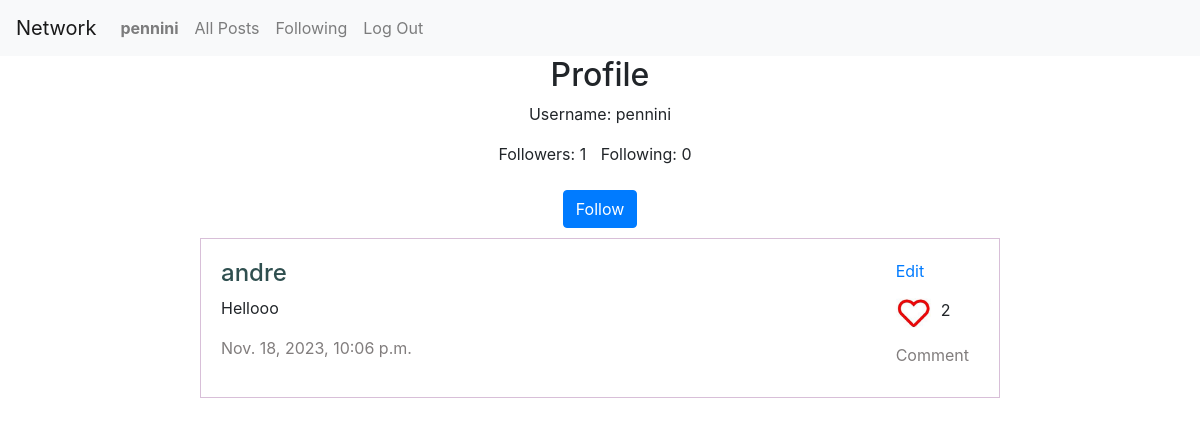
The app's page /profile/1 (signed in) with its own data.
### network/models.py (models this page shows, shortened)
class User(AbstractUser):
    pass

class Post(models.Model):
    user = models.ForeignKey(User, on_delete=models.CASCADE, related_name="posts")
    content = models.TextField()
    timestamp = models.DateTimeField(auto_now_add=True)
    likes_post = models.IntegerField(default=0)

### network/views.py (the view)
# urls.py: path("profile/<int:user_id>", views.profile, name="profile"),
@login_required
def profile(request, user_id):
    user = User.objects.get(id=user_id)
    posts = Post.objects.filter(user=user_id).order_by("-timestamp").all()
    followers = Follow.objects.filter(following=user_id).count()
    following = Follow.objects.filter(user=user_id).count()
    if request.user.is_authenticated:
        if request.user == user_id:
            return render(request, "network/profile.html", {
                "user_id": user,
                "posts": posts,
                "followers": followers,
                "following": following
            })
        else:
            return render(request, "network/profile.html", {
                "user_id": user,
                "posts": posts,
                "followers": followers,
                "following": following,
                "follow": True
            })
    else:
        return HttpResponseRedirect(reverse("login"))

### network/templates/network/profile.html (shortened to what this page needs)
{% extends "network/layout.html" %}
{% load static %}
{% block body %}
    <div id="info-profile">
        <h2>Profile</h2>
        <div>
            <p>Username: {{ user.username }}</p>
            <div id="follow-profile">
                <span>Followers: {{ followers }}</span>
                <span>Following: {{ following }}</span>
            </div>
        </div>
        <br>
        <div class="follow-but">
            <button class="btn btn-primary" data-userid="{{ user.id }}">Follow</button>
        </div>
    </div>
    {% for post in posts %}
        <div class="post-views">
            <span>
                <a href="{% url 'profile' post.user.id %}" class="user-id"><h4>{{ post.user }}</h4></a>
                <p>{{ post.content }}</p>
                <p class="timestamp">{{ post.timestamp }}</p>
            </span>
            <span>
                <div class="post-interaction">
                    <div class="post-but">
                        <a href="#" class="edit-post" data-id="{{ post.id }}">Edit</a>
                    </div>
                    <div class="like-but">
                        <a href="#" class="like-post">
                            <img data-id="{{ post.id }}" src="{% static 'network/images/unlike.png' %}" alt="like button" class="icone-like">
                        </a>
                        <div id="like-{{ post.id }}">{{ post.likes_post }}</div>
                    </div>
                    <div class="post-but">
                        <a href="#" class="comment-post" data-id="{{ post.id }}">Comment</a>
                    </div>
                </div>
            </span>
        </div>
    {% endfor %}
{% endblock body %}

### network/templates/network/layout.html (shortened to what this page needs)
{% load static %}
<!DOCTYPE html>
<html lang="en">
    <head>
        <link rel="stylesheet" href="https://stackpath.bootstrapcdn.com/bootstrap/4.4.1/css/bootstrap.min.css">
        <link href="{% static 'network/styles.css' %}" rel="stylesheet">
    </head>
    <body>
        <nav class="navbar navbar-expand-lg navbar-light bg-light">
            <a class="navbar-brand" href="{% url 'index' %}">Network</a>
            <div>
              <ul class="navbar-nav mr-auto">
                {% if user.is_authenticated %}
                    <li class="nav-item">
                        <a class="nav-link" href="{% url 'profile' user.id %}"><strong>{{ user.username }}</strong></a>
                    </li>
                {% endif %}
                <li class="nav-item">
                  <a class="nav-link" href="{% url 'index' %}">All Posts</a>
                </li>
                {% if user.is_authenticated %}
                    <li class="nav-item">
                        <a class="nav-link" href="{% url 'following' %}">Following</a>
                    </li>
                    <li class="nav-item">
                        <a class="nav-link" href="{% url 'logout' %}">Log Out</a>
                    </li>
                {% endif %}
              </ul>
            </div>
          </nav>
        <div class="body">
            {% block body %}
            {% endblock %}
        </div>
    </body>
</html>

### network/static/network/styles.css (style rules this page uses)
span { word-wrap: break-word; margin-right: 10px; }
.post-views { display: flex; justify-content: space-between; margin-left: 200px; margin-right: 200px; margin-top: 10px; border: 1px solid thistle; padding: 20px; text-align: left; }
#info-profile { text-align: center; margin-left: 200px; margin-right: 200px; }
.post-but { margin-bottom: 10px; }
.like-but { display: flex; margin-top: 15px; margin-bottom: 15px; }
.like-post { margin-right: 10px; }
.user-id { color: darkslategrey; }
.comment-post, .timestamp { color: rgb(129, 125, 125); }
.icone-like { width: 35px; height: 30px; }

### records on screen
User: username "pennini"
Post: user "andre", content "Hellooo", timestamp "Nov. 18, 2023, 10:06 p.m.", likes_post "2"

### other values on screen
{{ followers }} "1"
{{ following }} "0"
